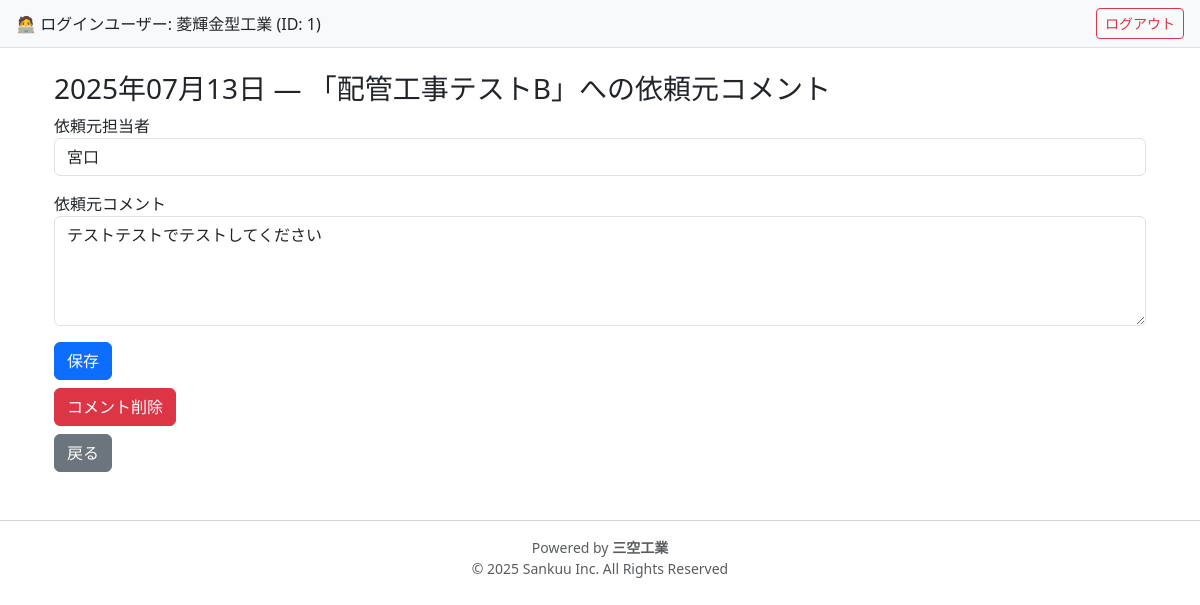
/schedules/client/comment/3 (signed in), run on an earlier commit of the app's database.
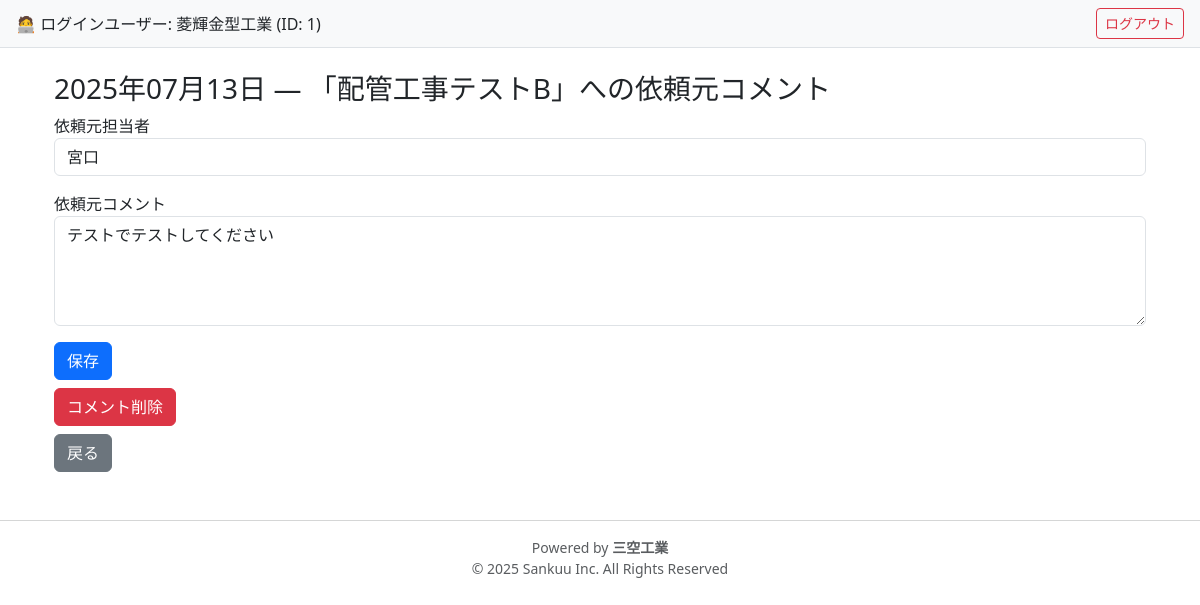
And on a later commit of the database.
### models.py (models this page shows)
class Schedule(db.Model):
    __tablename__ = 'schedules'
    id = db.Column(db.Integer, primary_key=True)
    site_name = db.Column(db.String(255), nullable=False)  # 開始日
    end_date = db.Column(db.Date, nullable=True)  # 終了日
    date = db.Column(db.Date, nullable=False)
    time_slot = db.Column(db.String(10), nullable=False)  # 午前／午後／夜
    task_name = db.Column(db.String(100), nullable=False)
    person_in_charge = db.Column(db.String(100))  # 担当者
    comment = db.Column(db.Text)
    company_id = db.Column(db.Integer, db.ForeignKey('users.id'), nullable=False)
    created_by = db.Column(db.Integer)  # ログインユーザーのID
    client_person = db.Column(db.String(100))   # 依頼元の担当者
    client_comment = db.Column(db.String(255))  # 依頼元からの伝言や要望など

### routes.py (the view)
@bp.route('/schedules/client/comment/<int:id>', methods=['GET','POST'])
@login_required
def edit_client_comment(id):
    schedule = Schedule.query.get_or_404(id)
    if current_user.company_name != '菱輝金型工業':
        flash('権限がありません', 'danger')
        return redirect(url_for('main.schedule_calendar'))
    if request.method == 'POST':
        schedule.client_person  = request.form.get('client_person', '')
        schedule.client_comment = request.form.get('client_comment', '')
        db.session.commit()
        flash('発注元コメントを更新しました', 'success')
        return redirect(url_for('main.schedule_calendar'))
    return render_template(
        'schedule/client_comment_form.html',  # ← テンプレート名を明示
        schedule=schedule                   # ← テンプレートで使う変数
    )

### app.py (called while the page is built)
@login_manager.user_loader
def load_user(user_id):
    return User.query.get(int(user_id))

### templates/schedule/client_comment_form.html
{% extends 'base.html' %}
{% block content %}
<div class="container mt-4">
  <h3>
    {{ schedule.date.strftime('%Y年%m月%d日') }} — 「{{ schedule.task_name }}」への依頼元コメント
  </h3>
  <form method="POST" action="{{ url_for('main.edit_client_comment', id=schedule.id) }}">
    <div class="mb-3">
      <label for="client_person">依頼元担当者</label>
      <input
        type="text"
        id="client_person"
        name="client_person"
        class="form-control"
        value="{{ schedule.client_person or '' }}"
      >
    </div>
    <div class="mb-3">
      <label for="client_comment">依頼元コメント</label>
      <textarea
        id="client_comment"
        name="client_comment"
        class="form-control"
        rows="4"
      >{{ schedule.client_comment or '' }}</textarea>
    </div>
    <button type="submit" class="btn btn-primary">保存</button>
  </form>
  {% if schedule.client_comment %}
  <form
    method="POST"
    action="{{ url_for('main.delete_client_comment', id=schedule.id) }}"
    onsubmit="return confirm('本当にコメントを削除しますか？');"
    class="mt-2"
  >
    <button type="submit" class="btn btn-danger">コメント削除</button>
  </form>
  {% endif %}
  <a
    href="{{ url_for('main.schedule_by_date', date_str=schedule.date.strftime('%Y-%m-%d')) }}"
    class="btn btn-secondary mt-2"
  >戻る</a>
</div>
{% endblock %}

What changed in the data, as far as the page shows it:
changed Schedule "配管工事テストB": client_comment "テストテストでテストしてください" → "テストでテストしてください"
